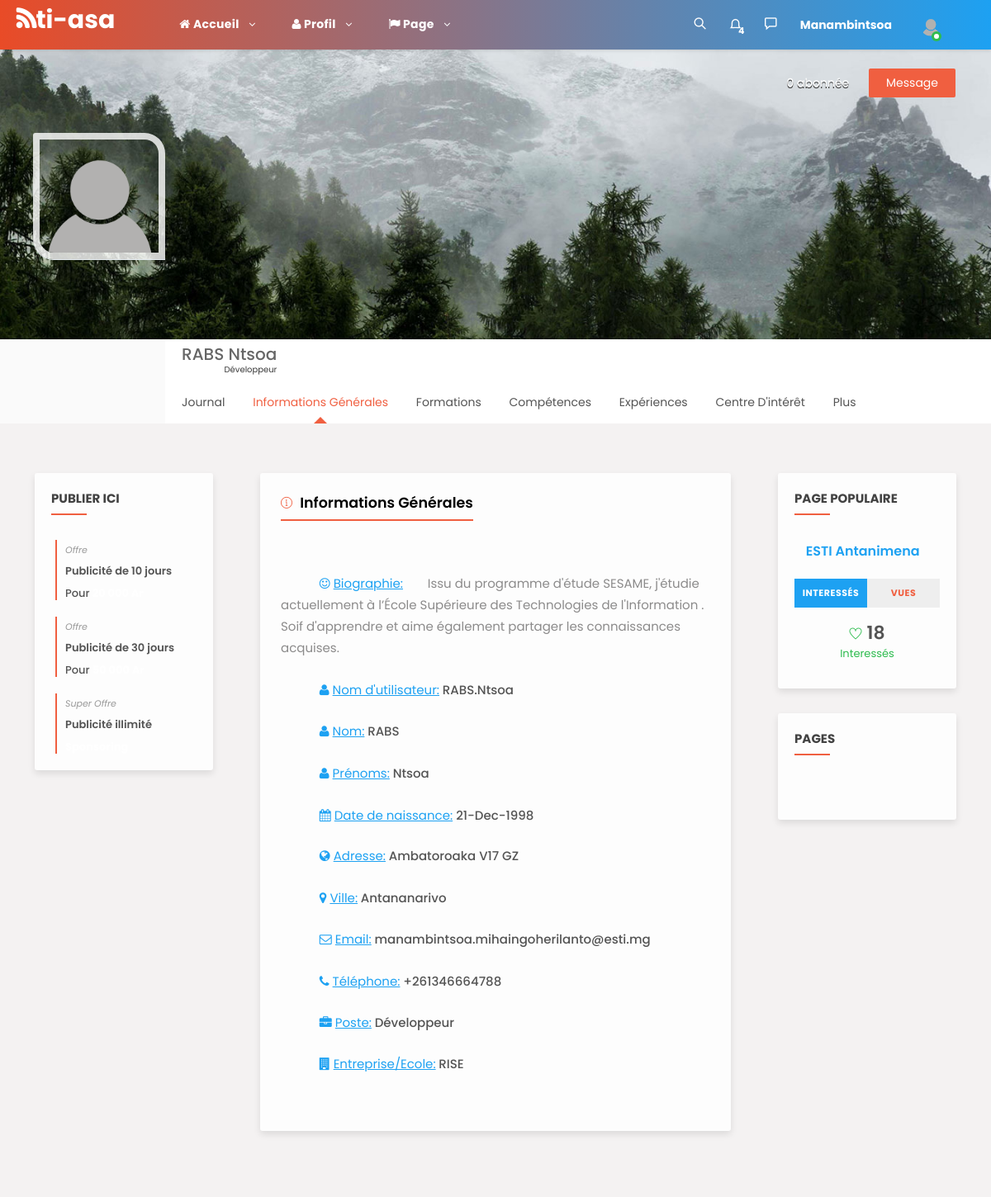
The page /index.php?action=affichage_profil&username=RABS.Ntsoa (signed in) on the database its author committed.
### tables this page shows
CREATE TABLE `PERSONNE` (
  `id` int(11) NOT NULL AUTO_INCREMENT,
  `token_id` varchar(128) DEFAULT NULL,
  `username` varchar(255) NOT NULL,
  `prenom` varchar(100) NOT NULL,
  `nom` varchar(100) NOT NULL,
  `mail` varchar(50) NOT NULL,
  `numero` varchar(14) DEFAULT NULL,
  `adresse` varchar(100) DEFAULT NULL,
  `ville` varchar(100) DEFAULT NULL,
  `date_de_naissance` date DEFAULT NULL,
  `sexe` varchar(10) DEFAULT NULL,
  `titre` varchar(100) DEFAULT NULL,
  `mot_de_passe` varchar(255) NOT NULL,
  `biographie` text DEFAULT NULL,
  `photo_de_profil` varchar(255) DEFAULT NULL,
  `photo_de_couverture` varchar(255) DEFAULT NULL,
  `search` tinyint(1) NOT NULL DEFAULT 0,
  `poste` varchar(255) DEFAULT NULL,
  `entreprise` varchar(255) DEFAULT NULL,
  `confirmation_mail` tinyint(1) NOT NULL DEFAULT 0,
  `code` int(11) DEFAULT NULL,
  PRIMARY KEY (`id`),
  UNIQUE KEY `mail` (`mail`)
);

### controller/controller.php (called while the page is built, shortened)
<?php
require("model/Model.php");
function afficher_profil_utilisateur($username){
    $id = $_SESSION["id"];
    $query_bdd = new Query_bdd;
    $profil = $query_bdd->information_profil($id);
    $profil_li = $profil->fetch();
    $select_profil = $query_bdd->select_profil($username);
    $select_profil_li = $select_profil->fetch();
    require("view/infogen.php");
}

### model/Model.php (called while the page is built, shortened)
<?php
class Query_bdd extends Connect_bdd{
    public function information_profil($id){
        $bdd = $this->dbconnect();
        $profil = $bdd->prepare("SELECT token_id as id, username, nom, prenom, mail, numero,
        adresse, ville, DAY(date_de_naissance) jour,YEAR(date_de_naissance) annee, DATE_FORMAT(date_de_naissance, '%b') mois, MONTH(date_de_naissance) mois_chiffre, sexe, biographie, photo_de_profil, photo_de_couverture, poste, entreprise FROM PERSONNE WHERE token_id = ? ");
        $profil->execute(array($id));
        return $profil;
    }
    public function select_profil($username){
        $bdd = $this->dbconnect();
        $select_profil = $bdd->prepare("SELECT token_id as id, username, nom, prenom, mail, numero,
        adresse, ville, DAY(date_de_naissance) jour,YEAR(date_de_naissance) annee, DATE_FORMAT(date_de_naissance, '%b') mois, MONTH(date_de_naissance) mois_chiffre, sexe, biographie, photo_de_profil, photo_de_couverture, poste, entreprise FROM PERSONNE WHERE username= ?");
        $select_profil->execute(array($username));
        return $select_profil;
    }
}

### view/infogen.php (the view, shortened to what this page needs)
<?php
	require("view/header.php")
?>
<?php
	require("view/couverture.php");
	if(isset($select_profil_li["username"])){
		$profil_li["username"] = $select_profil_li["username"];
		$profil_li["biographie"] = $select_profil_li["biographie"];
		$profil_li["nom"] = $select_profil_li["nom"];
		$profil_li["prenom"] = $select_profil_li["prenom"];
		$profil_li["poste"] = $select_profil_li["poste"];
		$profil_li["jour"] = $select_profil_li["jour"];
		$profil_li["mois"] = $select_profil_li["mois"];
		$profil_li["annee"] = $select_profil_li["annee"];
		$profil_li["adresse"] = $select_profil_li["adresse"];
		$profil_li["ville"] = $select_profil_li["ville"];
		$profil_li["mail"] = $select_profil_li["mail"];
		$profil_li["numero"] = $select_profil_li["numero"];
		$profil_li["entreprise"] = $select_profil_li["entreprise"];
	}
?>
	<section>
		<div class="gap gray-bg">
			<div class="container-fluid">
				<div class="row">
					<div class="col-lg-12">
						<div class="row" id="page-contents">
							<?php
								require("view/recent_activity_modify_info.php");
							?>
							<div class="col-lg-6">
								<div class="central-meta">
									<div class="editing-info">
										<h5 class="f-title"><i class="ti-info-alt"></i> Informations générales</h5>
										<form method="post" class="formcomp">
											<div class="form-group">
												<h6 class="forv" style="display: inline; color:#1da1f2 !important;font-size:15px !important" > <i class="fa fa-smile-o inf"></i> <u>Biographie:</u></h6>
												<p class="para" style="display: inline"><?= $profil_li["biographie"] ?> </p>
											</div>
											<div class="form-group"  style="margin-top: 2% !important;">
												<h6 class="forv" style="display: inline; color:#1da1f2 !important; font-size:15px !important;"> <i class="fa fa-user inf"></i> <u>Nom d'utilisateur:</u></h6>
												<h6 style="display: inline"><?= $profil_li["username"] ?></h6>
											</div>
											<div class="form-group"  style="margin-top: 2% !important;">
												<h6 class="forv" style="display: inline; color:#1da1f2 !important; font-size:15px !important"> <i class="fa fa-user inf"></i> <u>Nom:</u></h6>
												<h6 style="display: inline"><?= $profil_li["nom"] ?></h6>
											</div>
											<div class="form-group"  style="margin-top: 2% !important;">
												<h6 class="forv" style="display: inline; color:#1da1f2 !important; font-size:15px !important"> <i class="fa fa-user inf"></i> <u>Prénoms:</u></h6>
												<h6 style="display: inline"><?= $profil_li["prenom"] ?></h6>
											</div>
											<div class="form-group"  style="margin-top: 2% !important; font-size:15px !important">
												<h6 class="forv" style="display: inline; color:#1da1f2 !important;font-size:15px !important"> <i class="fa fa-calendar inf"></i> <u>Date de naissance:</u></h6>
												<h6 style="display: inline">
												<?php
													$jour = $profil_li["jour"];
													$mois = $profil_li["mois"];
													$annee = $profil_li["annee"];
                                                    if(!empty($jour) and !empty($mois) and !empty($annee) ){
												 	echo "$jour-$mois-$annee";
                                                    }
                                                ?>
												 </h6>
											</div>
											<div class="form-group" style="margin-top: 2% !important;">
												<h6 class="forv" style="display: inline; color:#1da1f2 !important; font-size:15px !important"> <i class="fa fa-globe inf"></i> <u>Adresse:</u></h6>
												<h6 style="display: inline"><?= $profil_li["adresse"] ?></h6>
											</div>
											<div class="form-group"  style="margin-top: 2% !important;">
												<h6 class="forv" style="display: inline; color:#1da1f2 !important; font-size:15px !important"> <i class="fa fa-map-marker inf"></i> <u>Ville:</u></h6>
												<h6 style="display: inline"><?= $profil_li["ville"] ?></h6>
											</div>
											<div class="form-group"  style="margin-top: 2% !important;">
												<h6 class="forv" style="display: inline; color:#1da1f2 !important;font-size:15px !important"> <i class="fa fa-envelope-o inf"></i> <u>Email:</u></h6>
												<h6 style="display: inline"><?= $profil_li["mail"] ?></h6>
											</div>
											<div class="form-group"  style="margin-top: 2% !important;">
												<h6 class="forv" style="display: inline; color:#1da1f2 !important;font-size:15px !important"> <i class="fa fa-phone inf"></i> <u>Téléphone:</u></h6>
												<h6 style="display: inline"><?= $profil_li["numero"] ?></h6>
											</div>
											<div class="form-group"  style="margin-top: 2% !important;">
												<h6 class="forv" style="display: inline; color:#1da1f2 !important;font-size:15px !important"> <i class="fa fa-briefcase inf"></i> <u>Poste:</u></h6>
												<h6 style="display: inline"><?= $profil_li["poste"] ?></h6>
											</div>
											<div class="form-group"  style="margin-top: 2% !important;">
												<h6 class="forv" style="display: inline; color:#1da1f2 !important;font-size:15px !important"> <i class="fa fa-building inf"></i> <u>Entreprise/Ecole:</u></h6>
												<h6 style="display: inline"><?= $profil_li["entreprise"] ?></h6>
											</div>
										</form>
									</div>
								</div>
							</div>
							<?php
								require("view/your_page_who_s_following.php");
							?>
						</div>
					</div>
				</div>
			</div>
		</div>
	</section>
</body>
</html>

### view/header.php (shortened to what this page needs)
<!DOCTYPE html>
<html lang="fr">
<head>
	<link rel="stylesheet" href="public/css/main.min.css">
	<link rel="stylesheet" href="public/css/style.css">
	<link rel="stylesheet" href="public/css/color.css">
	<link rel="stylesheet" href="public/css/responsive.css">
	<link rel="stylesheet" href="public/css/maq.css">
	 <link rel="stylesheet" href="public/assets/css/style.css">
</head>
<body>
<div class="theme-layout">
	<div class="topbar stick">
		<div class="logo" style="margin-top:0% !important;">
			<i class="fa fa-rss" style="display:inline; "></i><p class="por" style="display:inline">ti-asa</p>
		</div>
		<div class="top-area">
			<ul class="main-menu">
				<li>
					<a href="#" title="" class=" high"><i class="fa fa-home"></i> Accueil</a>
				</li>
				<li>
					<a href="#" title="" class=" high" ><i class="fa fa-user"></i> Profil</a>
				</li>
				<li>
					<a href="#" title="" class=" high"><i class="fa fa-flag"></i> Page</a>
				</li>
			</ul>
			<ul class="setting-area">
				<li>
					<a href="#" title="Rechercher" data-ripple=""> <i class="ti-search"></i></a>
				</li>
				<li>
					<a href="#" title="Notification" data-ripple="">
						<i class="ti-bell"></i><span style="color:#fff; font-weight:bold;">4</span>
					</a>
				</li>
				<li>
					<a href="#" title="Messages"  onClick="cocher_cliques_message()" data-ripple=""><i class="ti-comment"></i>
					</a>
				</li>
				<?php
					$nom = $profil_li["nom"];
					$prenom = $profil_li["prenom"];
				?>
				<li>
					<a href="#" title="<?php echo "$nom $prenom" ?>" data-ripple="" style="color: #fff; font-weight:bold; "><?= $profil_li["prenom"] ?></a>
				</li>
			</ul>
			<div class="user-img">
			<?php
				if(isset($profil_li["photo_de_profil"])){
					$pdp = $profil_li["photo_de_profil"];
					$chemin_pdp = "public/images/picture/pdp/$pdp";
				}
				else{
					$chemin_pdp = "public/images/av.png";
				}
			?>
				<img style="border-radius: 50%;width: 36px;height: 36px; " src="<?= $chemin_pdp ?>" alt="">
				<span class="status f-online"></span>
			</div>
		</div>
	</div>

### public/css/color.css (style rules this page uses)
.product-carousel .owl-nav .owl-prev::before, .product-carousel .owl-nav .owl-next::before, .product-caro .owl-prev:hover:before, .product-caro .owl-next:hover:before, .log-reg-area form .forgot-pwd, .log-reg-area form .already-have, .log-reg-area > p a, .top-area > ul > li > a > span, .timeline-info > ul li a.active, .timeline-info > ul li a:hover, .dropdowns > a.more-mesg, .activity-meta > h6 a, .activity-meta > span a:hover, .friend-name > ins, .description > p a, .we-reply, .sidebar .widget li:hover > a, .sidebar .widget li:hover > i, .friend-meta > a, .user-setting > a:hover, .we-comet li a.showmore, .twiter-feed > li p a, .tutor-links > li i, .tutor-links > li:hover, .pepl-info > span, .page-meta > a, .frnds .nav-tabs .nav-item a.active, .f-title i, #work > div a, .basics > li i, .education > li i, .groups > span i, a.forgot-pwd, .friend-meta > h4 a:hover, .x_title > h2, .post-meta .detail > span, .add-btn > a:hover, .top-area > ul.main-menu > li > ul li a:hover, .dropdowns.active > a i, .user-setting > a i, .form-group input.form-file ~ .control-label, .form-group input.has-value ~ .control-label, .form-group select ~ .control-label, .form-group textarea.form-file ~ .control-label, .form-group textarea.has-value ~ .control-label, .form-group textarea:focus ~ .control-label, .form-group textarea:valid ~ .control-label, .flaged > h3, .invition .friend-meta a.invite:hover, .more-optns > ul li:hover, .post-title > h4 a:hover, .post-title .p-date a:hover, .l-post .l-post-meta > h4 a:hover, .read:hover, blockquote, .tags > a:hover, .comment-titles > span, .help-list > ul li a:hover i, .carrer-title > h2 > span, .carrer-title > span a, .open-position > h4 a:hover, .option-set.icon-style > li > a.selected, .category-box > i, .getquot-baner > a, .branches-box > ul li i, .help-topic-result > h2 a:hover, .product-name > h5 a:hover, .full-postmeta .shopnow, .prices.style2 ins span, .single-btn > li > a.active, .total-box > ul > li.final-total, .logout-meta > p a, .forum-list table tbody tr td i, .forum-list table tbody tr td a, .widget ul.recent-topics > li > i, .date-n-reply > a, .topic-data > span, .help-list > ul li a:hover, .employer-info h2, .job-detail > ul li i, .company-intro > a { color: #f05f40; }
#nprogress .bar, .timeline-info > ul li a::before, .add-btn > a, .activitiez > li::before, .colla-apps > li a:hover, a.underline:before, .setting-row input:checked + label, .user-avatar:hover .edit-phto, .error-meta > a, .color-bg, .add-butn, .nav.nav-tabs.likes-btn > li a.active, a.dislike-btn, .drop > a:hover, .btn-view.btn-load-more:hover, .accordion .card h5 button[aria-expanded="true"], .chat-head, .f-page > figure em, .inbox-panel-head > ul > li > a, .nav-tabs--left .nav-link.active, .nav-tabs--left .nav-link.active:hover, footer .widget-title h4::before, #topcontrol, .sidebar .widget-title::before, .f-title::before, .g-post-classic > figure > i::after, .purify > a, .help-list > a:hover, .open-position::before, .info > a, .category-box:hover, .category-box.selected, a.main-btn, .section-heading::before, .getquot-baner, .more-branches > h4::before, .is-helpful > a, .cart-optionz > li > a:hover, .paginationz > li a:hover, .paginationz > li a.active, .shopping-cart, a.btn2:hover, .form-submit > input[type="submit"], button.submit-checkout, .delete-cart:hover, .proceed .button, .amount-area .update-cart, a.addnewforum, .apply-bttons > a { background: #f05f40 ; }

### rows shown on the page
personne: prenom "Manambintsoa"
personne: biographie "Issu du programme d'étude SESAME, j'étudie actuellement à l’École Supérieure des Technologies de l'Information . Soif d'apprendre et aime également partager les connaissances acquises.", username "RABS.Ntsoa", nom "RABS", prenom "Ntsoa", adresse "Ambatoroaka V17 GZ", ville "Antananarivo", mail "manambintsoa.mihaingoherilanto@esti.mg", numero "+261346664788", poste "Développeur", entreprise "RISE"

### other values the page prints
$nom "RABS"
$prenom "Ntsoa"
$profil_li["poste"] "Développeur"
$jour "21"
$mois "Dec"
$annee "1998"
